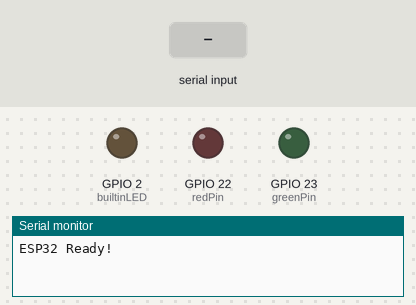
The sketch below on a simulated ESP32. Shown: output pins drawn as LEDs (lit = HIGH), the last lines printed to the serial monitor. Dashed ring = blinking. The test bench sets the inputs (shaded band).

Above: at 1.7 s.
1.8 s: "1" received over Serial
At 2.95 s:
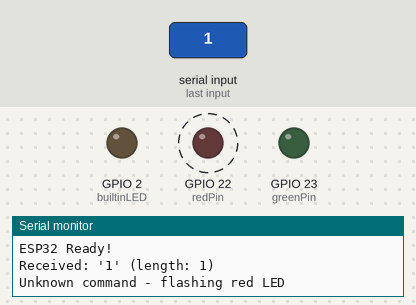
4.8 s: "ON" received over Serial
At 6.1 s:
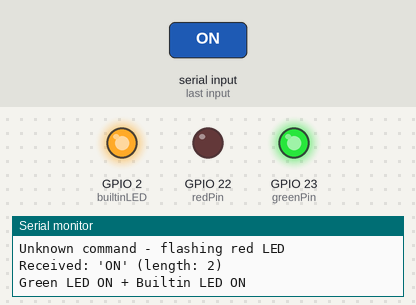
7.3 s: "0" received over Serial
At 8.45 s:
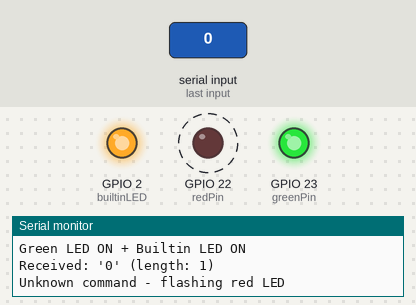
10.3 s: "2" received over Serial
At 13.4 s:
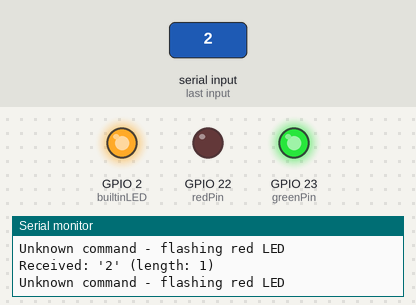
Timing chart, 0 to 14.3 s (numbered marks = the images above; inputs shaded):
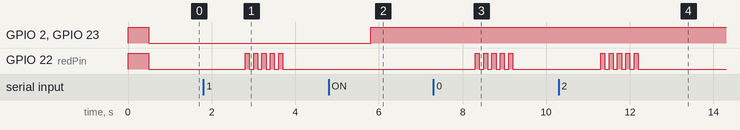

Measured:
- after the input at 1.8 s, GPIO 22 (redPin): alternates HIGH for 0.10 s and LOW for 0.10 s, 10 changes in all, then stays LOW, starting after 1.0 s
- after the input at 4.8 s, GPIO 2 (builtinLED), GPIO 23 (greenPin): LOW → HIGH after 1.0 s
- after the input at 7.3 s, GPIO 22 (redPin): alternates HIGH for 0.10 s and LOW for 0.10 s, 10 changes in all, then stays LOW, starting after 1.0 s
- after the input at 10.3 s, GPIO 22 (redPin): alternates HIGH for 0.10 s and LOW for 0.10 s, 10 changes in all, then stays LOW, starting after 1.0 s

The sketch:

lights-test.ino
```cpp
// ESP32-compatible pin definitions
// Note: ESP32 has different pin layouts depending on the board
const int redPin = 22;    // External red LED on GPIO17
const int greenPin = 23;  // External green LED on GPIO16
const int builtinLED = 2; // Most ESP32 boards have LED on GPIO2

void setup() {
  Serial.begin(115200);  // ESP32 standard baud rate
  pinMode(greenPin, OUTPUT);
  pinMode(redPin, OUTPUT);
  pinMode(builtinLED, OUTPUT);

  // Flash all LEDs to show setup is complete
  digitalWrite(greenPin, HIGH);
  digitalWrite(redPin, HIGH);
  digitalWrite(builtinLED, HIGH);
  delay(500);
  digitalWrite(greenPin, LOW);
  digitalWrite(redPin, LOW);
  digitalWrite(builtinLED, LOW);

  Serial.println("ESP32 Ready!");
}

void loop() {
  if (Serial.available() > 0){
    String msg = Serial.readString();
    msg.trim();  // Remove any whitespace/newlines

    // Echo back what was received for debugging
    Serial.print("Received: '");
    Serial.print(msg);
    Serial.print("' (length: ");
    Serial.print(msg.length());
    Serial.println(")");

    if (msg == "ON"){
      digitalWrite(greenPin, HIGH);
      digitalWrite(builtinLED, HIGH);  // Also control builtin LED for testing
      Serial.println("Green LED ON + Builtin LED ON");
    }
    else if (msg == "OFF"){
      digitalWrite(greenPin, LOW);
      digitalWrite(builtinLED, LOW);  // Also control builtin LED for testing
      Serial.println("Green LED OFF + Builtin LED OFF");
    }
    else {
      Serial.println("Unknown command - flashing red LED");
      for (int i = 0; i < 5; i++){
        digitalWrite(redPin, HIGH);
        delay(100);
        digitalWrite(redPin, LOW);
        delay(100);
      }
    }
  }
}
```
